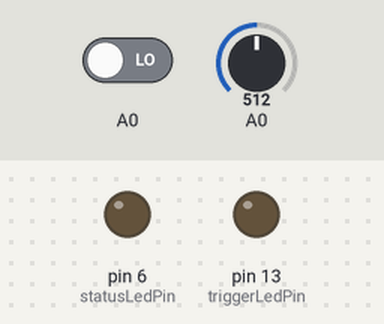
The sketch below on a simulated Arduino Uno, built with avr-gcc and run on an emulated ATmega328P. Shown: output pins drawn as LEDs (lit = HIGH). Inputs (shaded band) come from the test bench; at power-on: A0 LOW, A0 = 512. Pins used as bus, display or sensor lines are not drawn.

Above: at 2.2 s.
2.3 s: A0 driven HIGH
At 2.42 s:
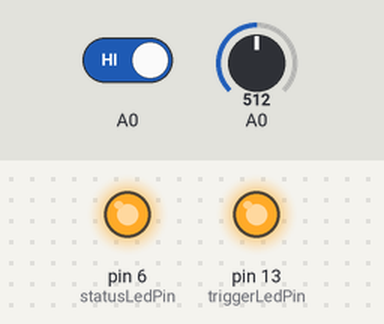
At 3.7 s:
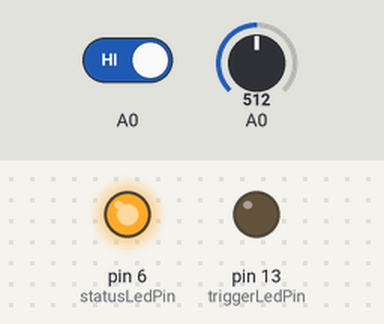
4.0 s: A0 driven LOW
At 4.12 s:
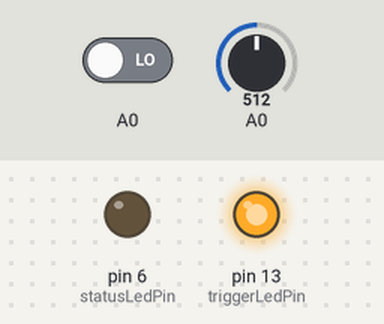
Timing chart, 0 to 7.0 s (numbered marks = the images above; inputs shaded):
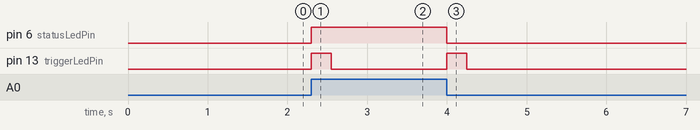

The sketch:

version1.2.ino
```cpp
//Set current state
int triggerPin = 9;
int statusLedPin = 6;
int triggerLedPin = 13;
int currentRecState = LOW;
const int STARTUP_DELAY = 1000;
int recStateType;
int isRecording = LOW;
int debug = false;

void setup() {
  // put your setup code here, to run once:
  pinMode(triggerPin, OUTPUT);
  pinMode(statusLedPin, OUTPUT);
  pinMode(triggerLedPin, OUTPUT);

  if (debug) {
    Serial.begin(9600);
  }

  // Delay start before reading state of remote pin
  delay(STARTUP_DELAY);
  recStateType = (digitalRead(A0) == HIGH) ? LOW : HIGH;
  currentRecState = digitalRead(A0);
  //Serial.println(recStateType);
}

void loop() {
  // put your main code here, to run repeatedly:
  // read the raw data coming in on analog pin 0:
  int voltage = analogRead(0);
  int recState = digitalRead(A0);

  // If state has changed send a pulse
  if (recState != currentRecState) {

    // Set rec state
    currentRecState = recState;
    isRecording = (currentRecState == recStateType) ? HIGH : LOW;

    // Set rec status led
    digitalWrite(statusLedPin, isRecording);

    if (debug) {
      Serial.println("Pulse");
    }

    //Pulse trigger and led
    digitalWrite(triggerPin, HIGH);
    digitalWrite(triggerLedPin, HIGH);
    delay(250);
    digitalWrite(triggerPin,LOW);
    digitalWrite(triggerLedPin,LOW);
  }

  if (debug) {
    Serial.println(voltage);
    Serial.println(recState);
  }
}
```

Measured:
- after the input at 2.3 s, pin 6 (statusLedPin): LOW → HIGH at once; pin 13 (triggerLedPin): LOW → HIGH at once, → LOW 0.25 s later
- after the input at 4.0 s, pin 6 (statusLedPin): HIGH → LOW at once; pin 13 (triggerLedPin): LOW → HIGH at once, → LOW 0.25 s later
